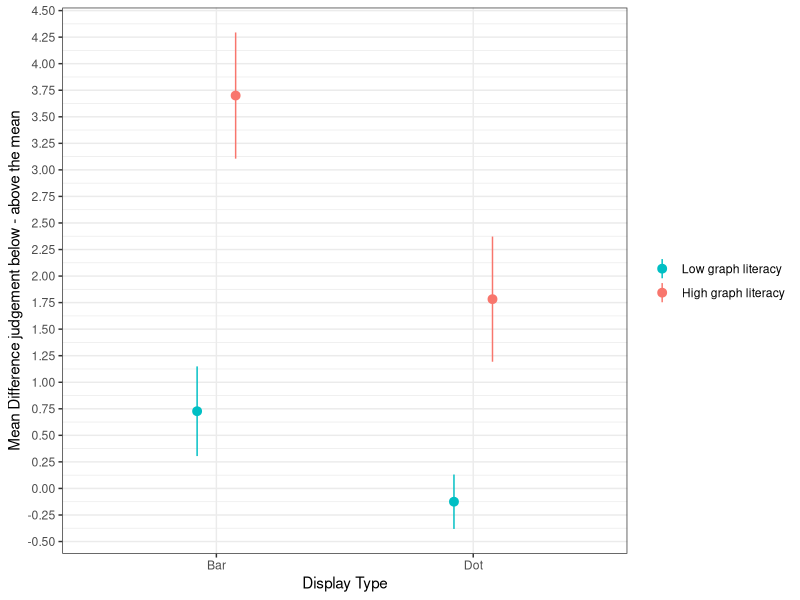
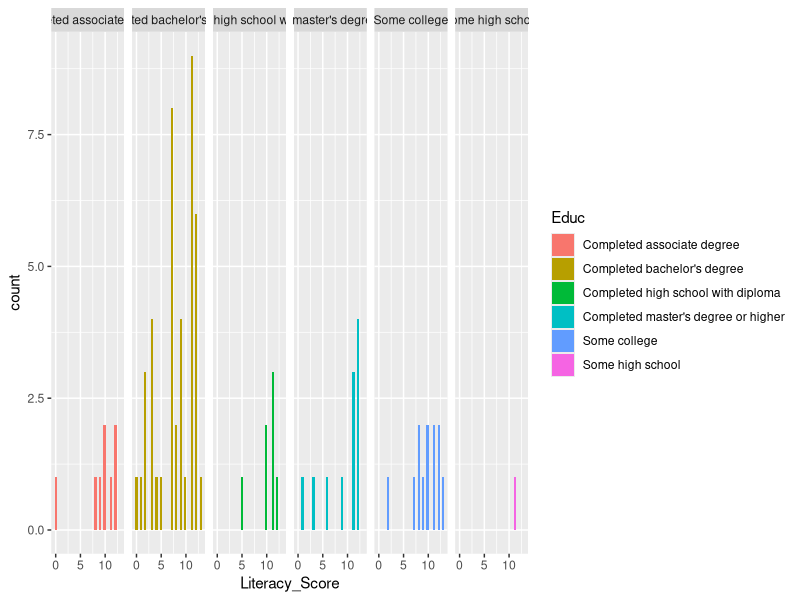
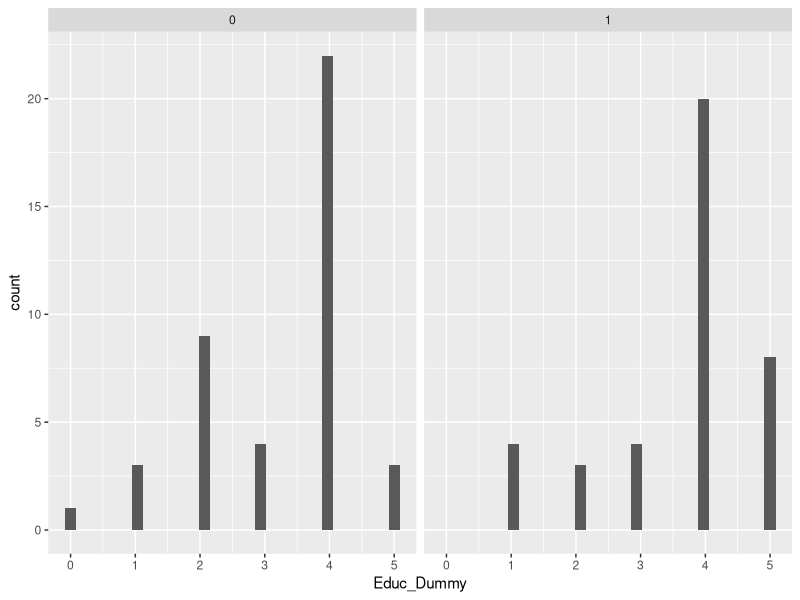

The R script that drew these images, in order:
## ---- chunk 1
library(tidyr)
library(dplyr)
library(plotrix)
library(stringr) # useful for some string manipulation
library(ggplot2)
#install.packages("e1071")
library(e1071)
## ---- chunk 2
d = read.csv("Replication of Okan et al. (2018) Final.csv")
names(d)
## ---- chunk 3
sum(d$Gender_Dummy)
summary(d$Age)
skewness(d$Age)
mean(d$Duration_seconds)

education_summary_d = d %>% 
  group_by(Educ) %>%
  summarise(N=n())
education_summary_d

## ---- chunk 4
d <- d %>%
  na.omit() %>%
  mutate(Lit_Q1_score = if_else(Lit_Q1 == 35, 1, 0),
         Lit_Q2_score = if_else(Lit_Q2 == 15, 1, 0),
         Lit_Q3_score = if_else(Lit_Q3 == 25, 1, 0),
         Lit_Q4_score = if_else(Lit_Q4 == 25, 1, 0),
         Lit_Q5_score = if_else(Lit_Q5 == 20, 1, 0),
         Lit_Q6_score = if_else(Lit_Q6 == "Increase was the same in both intervals", 1, 0),
         Lit_Q7_score = if_else(Lit_Q7 <= 25 & Lit_Q7 >= 23, 1, 0),
         Lit_Q8_score = if_else(Lit_Q8 == 40, 1, 0),
         Lit_Q9_score = if_else(Lit_Q9 == 20, 1, 0),
         Lit_Q10_score = if_else(Lit_Q10 == "They are equal", 1, 0),
         Lit_Q11_score = if_else(Lit_Q11 == "Nopsorian", 1, 0),
         Lit_Q12_score = if_else(Lit_Q12 == "Tiosis", 1, 0),
         Lit_Q13_score = if_else(Lit_Q13 == 5, 1, 0))

## ---- chunk 5
d <- d %>%
  mutate(Literacy_Score = Lit_Q1_score + Lit_Q2_score + Lit_Q3_score + Lit_Q4_score + Lit_Q5_score +
           Lit_Q6_score + Lit_Q7_score + Lit_Q8_score + Lit_Q9_score + Lit_Q10_score + Lit_Q11_score
         + Lit_Q12_score + Lit_Q13_score)

median_literacy_score <- median(d$Literacy_Score, na.rm = T)

d <- d %>%
  mutate(Literacy_Group = if_else(Literacy_Score >= median_literacy_score, "High", "Low"),
         Literacy_Group_Dummy = if_else(Literacy_Score >= median_literacy_score, 1, 0))
## ---- chunk 6
d <- d %>%
  mutate(Bias = Q2 - Q1)
## ---- chunk 7
bar_group = d %>% 
  filter(Condition_Dummy == 0)

dot_group = d %>% 
  filter(Condition_Dummy == 1)

high_bar = bar_group %>%
  filter(Literacy_Group == "High")

low_bar = bar_group %>%
  filter(Literacy_Group == "Low")

high_dot = dot_group %>%
  filter(Literacy_Group == "High")

low_dot = dot_group %>%
  filter(Literacy_Group == "Low")
## ---- chunk 8
bias_summary_d = d %>% 
  group_by(Condition, Literacy_Group) %>%
  summarise(N=n(),
            Mean_Difference = mean(Bias, na.rm = T),
            SD_Bias = sd(Bias, na.rm = T),
            SE_Bias = std.error(Bias, na.rm = T))
bias_summary_d
## ---- chunk 9
sig_bias_bar <- t.test(bar_group$Q1, bar_group$Q2, paired=TRUE)
sig_bias_bar

sig_bias_dot <- t.test(dot_group$Q1, dot_group$Q2, paired=TRUE)
sig_bias_dot

sig_bias_btw <- t.test(bar_group$Bias, dot_group$Bias)
sig_bias_btw
## ---- chunk 10
bias_model = lm(Bias ~ Condition_Dummy + Literacy_Score + (Condition_Dummy * Literacy_Score), d)
summary(bias_model)
## ---- chunk 11
# Specify the factor levels in the order you want
levels(d$Literacy_Group)
d$Literacy_Group <- factor(d$Literacy_Group, levels = c("High", "Low"))

ggplot(bias_summary_d, aes(x=Condition, y=Mean_Difference, group=Literacy_Group)) +
  theme_bw() +
  theme(legend.title = element_blank()) + 
  geom_pointrange(position = position_dodge(width = -0.3), aes(ymin = Mean_Difference-SE_Bias, ymax = Mean_Difference+SE_Bias, color=Literacy_Group)) +
  labs(x = "Display Type") +
  scale_y_continuous(name = "Mean Difference judgement below - above the mean", breaks=seq(-1,4.5,0.25)) +
  scale_color_discrete(labels = c("Low graph literacy", "High graph literacy"), breaks=c("Low","High"))

#ggplot(bias_summary_d, aes(x=Condition, y=Mean_Difference, group=Literacy_Group, #color=Literacy_Group)) +
#  geom_pointrange(position = position_dodge(width = -0.3), aes(ymin = Mean_Difference-SE_Bias, #ymax = Mean_Difference+SE_Bias)) +
#  labs(x = "Display Type") +
#  scale_y_continuous(name = "Mean Difference judgement below - above the mean")
  
## ---- chunk 12
literacy_model = lm(Literacy_Score ~ Educ_Dummy, d)
summary(literacy_model)

sig_bias_high <- t.test(high_bar$Bias, high_dot$Bias)
sig_bias_high

sig_bias_low <- t.test(low_bar$Bias, low_dot$Bias)
sig_bias_low

duration_model = lm(Bias ~ Condition_Dummy + Literacy_Score + (Condition_Dummy * Literacy_Score), d)
summary(duration_model)

ggplot(d, 
       aes(x = Literacy_Score, fill=Educ)) + 
        geom_histogram() +
        facet_grid(.~Educ)

literacy_summary_d = d %>% 
  group_by(Educ) %>%
  summarise(Mean_Score = mean(Literacy_Score, na.rm = T), 
            SE_Score = std.error(Literacy_Score, na.rm = T))
literacy_summary_d

ggplot(d, 
       aes(x = Educ_Dummy)) + 
        geom_histogram() +
        facet_grid(.~ Condition_Dummy)


group_ed_summary_d = d %>% 
  group_by(Condition) %>%
  summarise(Mean_Score = mean(Educ_Dummy, na.rm = T))
group_ed_summary_d

test_summary_d = d %>% 
  group_by(Condition, Literacy_Group) %>%
  summarise(p_value = t.test(Bias)$pvalue)
test_summary_d
